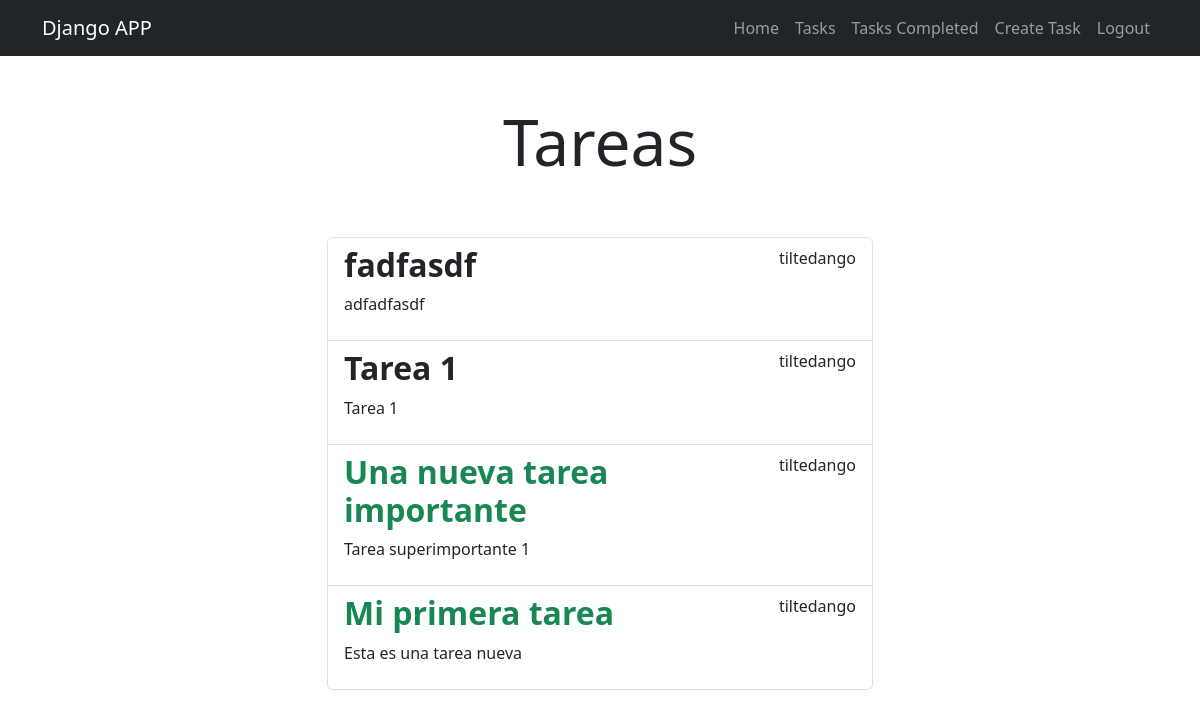
/tasks_completed/ (signed in), run on the app's committed database.
### tasks/models.py (models this page shows, shortened)
class Task(models.Model):
    title = models.CharField(max_length=100)
    description = models.TextField(blank=True)
    created = models.DateTimeField(auto_now_add=True)
    datecompleted = models.DateTimeField(null=True, blank=True)
    important = models.BooleanField(default=False)
    user = models.ForeignKey(User, on_delete=models.CASCADE)

### tasks/views.py (the view)
# urls.py: path('tasks_completed/', views.tasks_completed, name='tasks_completed'),
@login_required
def tasks_completed(request):
    tasks = Task.objects.filter(user=request.user, datecompleted__isnull=False).order_by('-datecompleted')
    return render(request, 'tasks.html',{
        'tasks' : tasks,
        'h1' : 'Tasks Completed'
    })

### tasks/templates/tasks.html (shortened to what this page needs)
{% extends 'base.html' %}
{% block content %}
<div class="container">
  <div class="row">
    <div class="col-md-6 offset-md-3">
      <h1 class="display-3 text-center py-5">Tareas</h1>
      <ul class="list-group">
        {% for task in tasks %}
        <a class="list-group-item" href="{% url 'task_details' task.id %}">
          <header class="d-flex justify-content-between">
            {% if task.important %}
            <h2 class="fw-bold text-success">{{task.title}}</h2>
            {% else %}
            <h2 class="fw-bold">{{task.title}}</h2>
            {% endif %}
            <p>{{task.user.username}}</p>
          </header>
          <p>{{task.description}}</p>
        </a>
        {% endfor %}
      </ul>
    </div>
  </div>
</div>
{% endblock %}

### tasks/templates/base.html (shortened to what this page needs)
<!DOCTYPE html>
<html lang="en">
<head>
  <link rel="stylesheet" href="https://cdn.jsdelivr.net/npm/bootstrap@5.3.0-alpha1/dist/css/bootstrap.min.css">
</head>
<body>
  <nav class="navbar navbar-expand-lg bg-dark navbar-dark">
    <div class="container">
      <a class="navbar-brand" href="/">Django APP</a>
      <div class="collapse navbar-collapse" id="navbarNav">
        <ul class="navbar-nav ms-auto">
          <li class="nav-item">
            <a class="nav-link" href="/">Home</a>
          </li>
          {% if user.is_authenticated %}
          <li class="nav-item">
            <a class="nav-link" href="/tasks">Tasks</a>
          </li>
          <li class="nav-item">
            <a class="nav-link" href="/tasks_completed">Tasks Completed</a>
          </li>
          <li class="nav-item">
            <a class="nav-link" href="/tasks/create">Create Task</a>
          </li>
          <li class="nav-item">
            <a class="nav-link" href="/logout">Logout</a>
          </li>
          {% endif %}
        </ul>
      </div>
    </div>
  </nav>
  {% block content %}
  {% endblock %}
</body>
</html>

### data on the page
Task: title "fadfasdf", user.username "tiltedango", description "adfadfasdf"
Task: title "Tarea 1", user.username "tiltedango", description "Tarea 1"
Task: title "Una nueva tarea importante", user.username "tiltedango", description "Tarea superimportante 1"
Task: title "Mi primera tarea", user.username "tiltedango", description "Esta es una tarea nueva"
